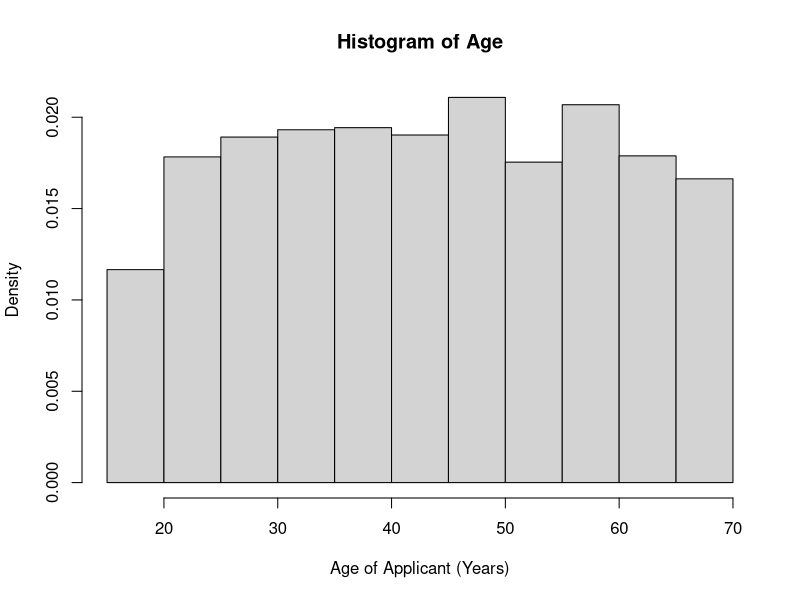
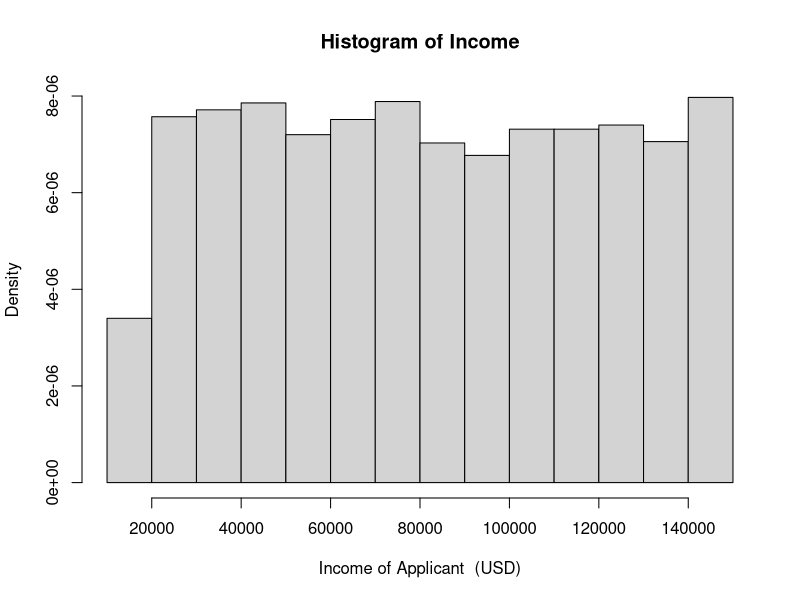
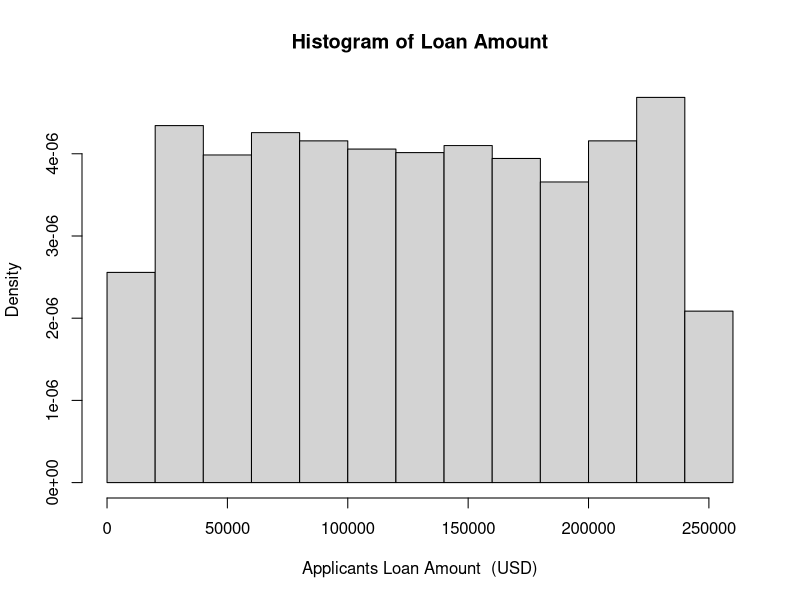
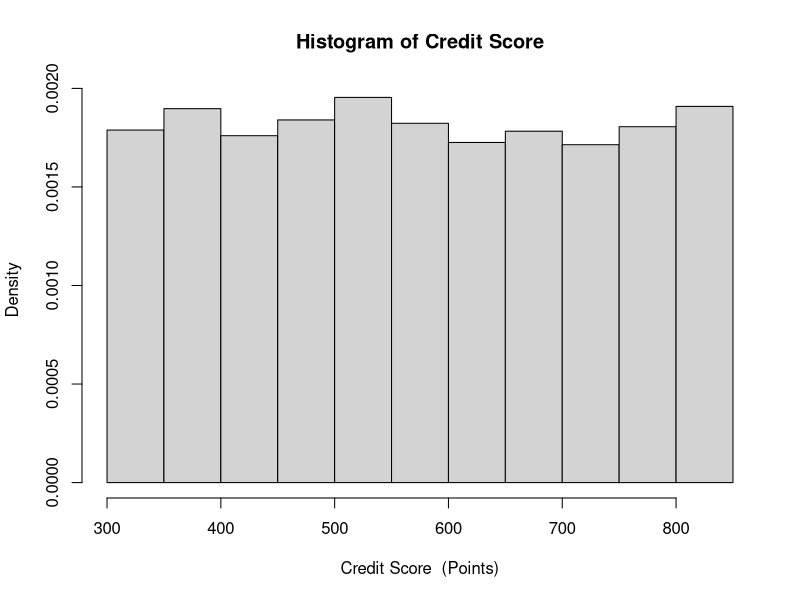
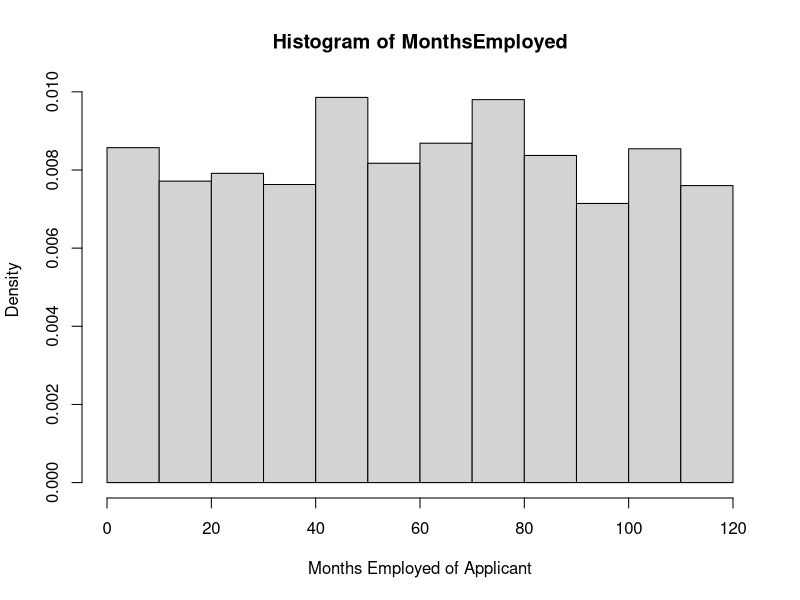
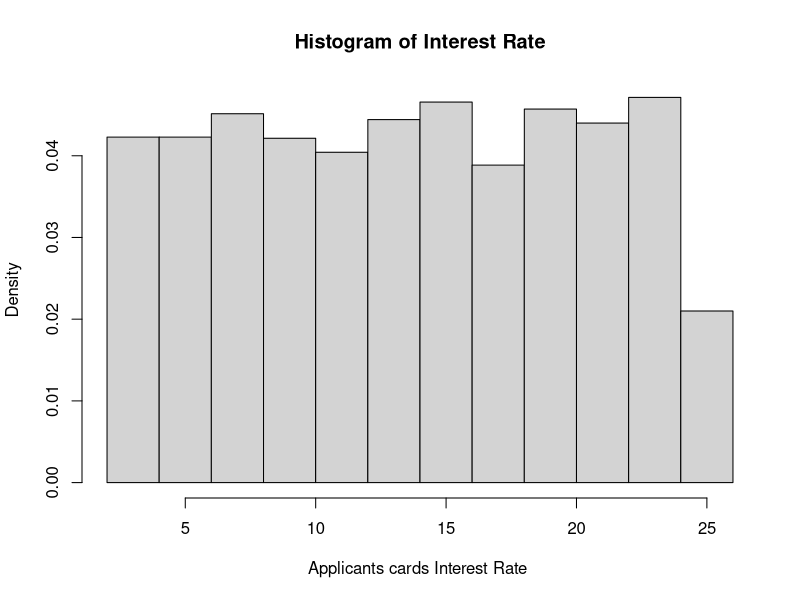
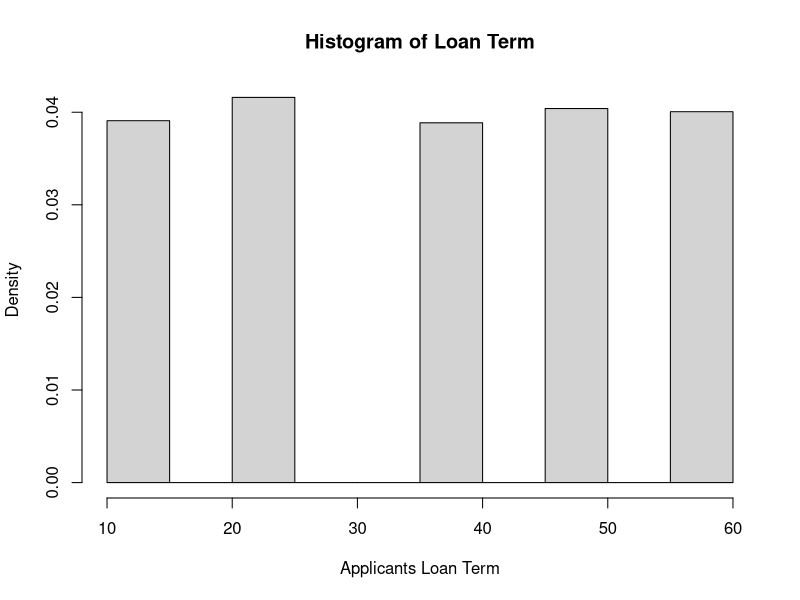

Write the R code that produced these figures, in order.
## ---- chunk 1
knitr::opts_chunk$set(echo = TRUE)
## ---- chunk 2
# You can feel free to modify this line to read the data in
#  as you will only be submitting a completed PDF
loanDefaultData<-read.csv("LoanDefaultData.csv")
## ---- chunk 3
table(loanDefaultData$Default)
## ---- chunk 4
names(loanDefaultData)
## ---- chunk 5
mean(loanDefaultData$Age)
sd(loanDefaultData$Age)
range(loanDefaultData$Age)
hist(loanDefaultData$Age, main='Histogram of Age', xlab='Age of Applicant (Years)', freq=FALSE)
## ---- chunk 6
mean(loanDefaultData$Income)
sd(loanDefaultData$Income)
hist(loanDefaultData$Income, main='Histogram of Income', xlab='Income of Applicant  (USD)', freq=FALSE)
## ---- chunk 7
mean(loanDefaultData$LoanAmount)
sd(loanDefaultData$LoanAmount)
hist(loanDefaultData$LoanAmount, main='Histogram of Loan Amount', xlab='Applicants Loan Amount  (USD)', freq=FALSE)
## ---- chunk 8
mean(loanDefaultData$CreditScore)
sd(loanDefaultData$CreditScore)
hist(loanDefaultData$CreditScore, main='Histogram of Credit Score', xlab='Credit Score  (Points)', freq=FALSE)
## ---- chunk 9
mean(loanDefaultData$MonthsEmployed)
sd(loanDefaultData$MonthsEmployed)
hist(loanDefaultData$MonthsEmployed, main='Histogram of MonthsEmployed', xlab='Months Employed of Applicant', freq=FALSE)
## ---- chunk 10
mean(loanDefaultData$NumCreditLines)
sd(loanDefaultData$NumCreditLines)
table(loanDefaultData$NumCreditLines)
## ---- chunk 11
mean(loanDefaultData$InterestRate)
sd(loanDefaultData$InterestRate)
hist(loanDefaultData$InterestRate, main='Histogram of Interest Rate', xlab='Applicants cards Interest Rate ', freq=FALSE)
## ---- chunk 12
mean(loanDefaultData$LoanTerm)
sd(loanDefaultData$LoanTerm)
hist(loanDefaultData$LoanTerm, main='Histogram of Loan Term', xlab='Applicants Loan Term', freq=FALSE)
## ---- chunk 13
table(loanDefaultData$Education)
## ---- chunk 14
table(loanDefaultData$EmploymentType)
## ---- chunk 15
table(loanDefaultData$MaritalStatus)
## ---- chunk 16
table(loanDefaultData$HasCoSigner)
## ---- chunk 17
# Initialize the full model with all variables
full_model = glm(Default ~ Age + Income + LoanAmount + CreditScore + MonthsEmployed +
                 NumCreditLines + InterestRate + LoanTerm + Education + EmploymentType +
                 MaritalStatus + HasCoSigner, data=loanDefaultData, family = "binomial")

# Initialize the basic model with key variables identified as essential
basic_model = glm(Default ~ MaritalStatus + Education, data=loanDefaultData, family = "binomial")

## ---- chunk 18
step(basic_model, 
     scope=list(lower=basic_model, upper=full_model), 
     direction='forward', steps=25)
## ---- chunk 19
step(full_model, 
     scope=list(lower=basic_model, upper=full_model), 
     direction='backward', steps=25)
## ---- chunk 20
current.model = glm(formula = Default ~ MaritalStatus + Age + Income + LoanAmount + CreditScore + MonthsEmployed + NumCreditLines + InterestRate + LoanTerm + Education + EmploymentType + HasCoSigner, family = "binomial", data = loanDefaultData)

interactions.model=glm(formula = Default ~ (MaritalStatus + Education) * (Age + Income + LoanAmount + CreditScore + MonthsEmployed + NumCreditLines + InterestRate + LoanTerm + EmploymentType + HasCoSigner), family = "binomial", data = loanDefaultData)
## ---- chunk 21
step(current.model, 
     scope=list(lower=current.model, upper=interactions.model), 
     direction='forward', steps=25)
## ---- chunk 22
step(interactions.model, 
     scope=list(lower=current.model, upper=interactions.model), 
     direction='backward', steps=25)
## ---- chunk 23
current.model = glm(formula = Default ~ MaritalStatus + Education + Age + Income + 
    LoanAmount + CreditScore + MonthsEmployed + NumCreditLines + InterestRate + 
    LoanTerm + EmploymentType + HasCoSigner + MaritalStatus:NumCreditLines, 
    family = "binomial", data = loanDefaultData)
## ---- chunk 24
summary(current.model)
## ---- chunk 25
final.model = glm(formula = Default ~ Age + Income + LoanAmount + CreditScore + 
    MonthsEmployed + NumCreditLines + InterestRate + LoanTerm + 
    EmploymentType + Education, family = "binomial", data = loanDefaultData)
summary(final.model)
## ---- chunk 26
final.model = glm(formula = Default ~ Age + Income + LoanAmount + CreditScore + 
    MonthsEmployed + NumCreditLines + InterestRate + LoanTerm, family = "binomial", data = loanDefaultData)
summary(final.model)
## ---- chunk 27
final.model = glm(formula = Default ~ MaritalStatus + Education + Age + Income + 
    LoanAmount + CreditScore + MonthsEmployed + NumCreditLines + InterestRate + 
    LoanTerm + EmploymentType + HasCoSigner + MaritalStatus:NumCreditLines, 
    family = "binomial", data = loanDefaultData)
summary(final.model)
## ---- chunk 28
oddsimpact = exp(final.model$coefficients)
oddsimpact
